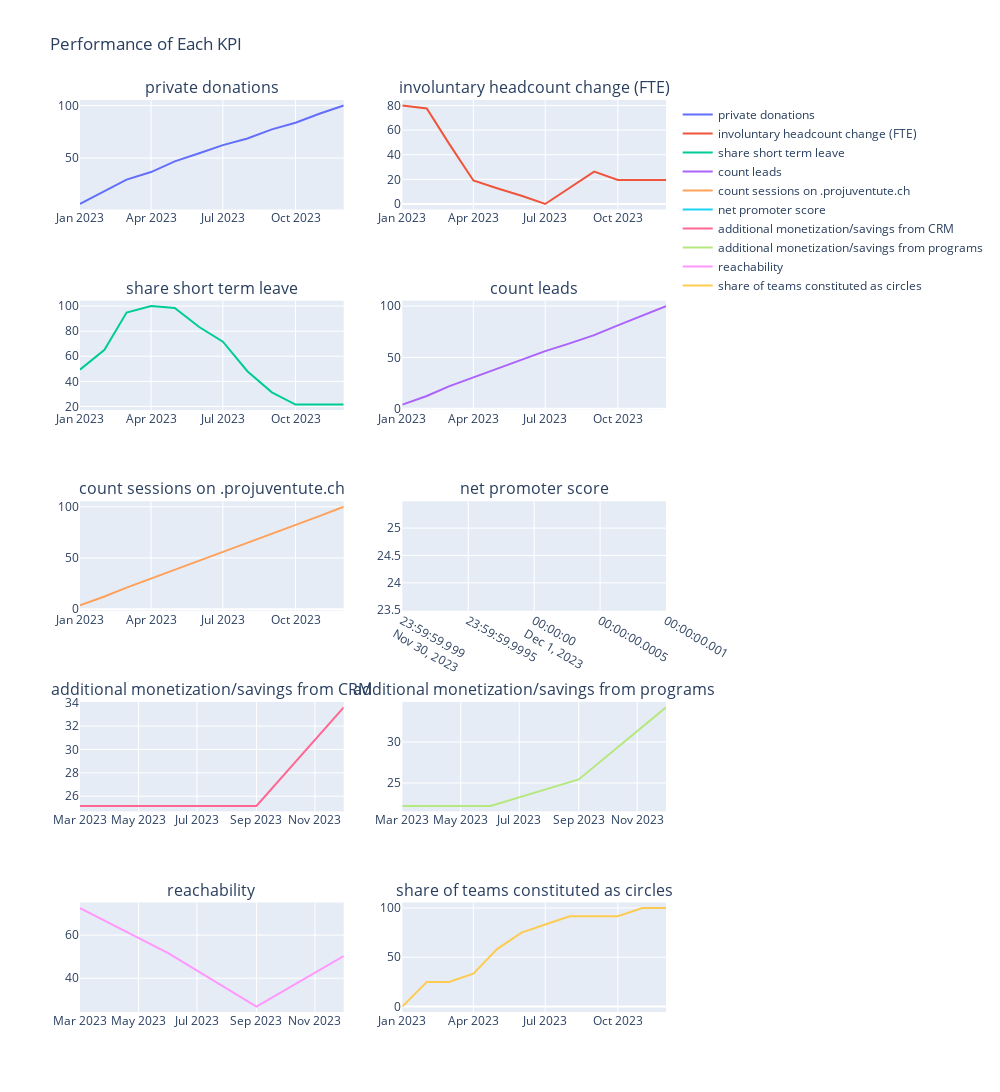

Notebook code for this chart:
### Code cell
# Creating subplots for the time series performance of each KPI 
fig = make_subplots(rows=5, cols=2, subplot_titles=kpis, shared_xaxes=False)

row = 1
col = 1
for kpi in kpis:
    dfKpi = dfNewStructure[(dfNewStructure['kpi'] == kpi)&(dfNewStructure['date']>=pd.to_datetime('2023-01-01'))]
    trace = go.Scatter(x=dfKpi['date'], y=dfKpi['performance'], name=kpi, mode='lines')
    fig.add_trace(trace, row=row, col=col)
    col += 1
    if col > 2:
        col = 1
        row += 1

fig.update_layout(height=1200, width=1000, title_text='Performance of Each KPI')
fig.show()

### Figure 1 — Plotly figure (JSON) as saved in the notebook; plotly's stock layout.template omitted (floating-point values rounded to 4 significant figures)
{"data": [{"mode": "lines", "name": "private donations", "type": "scatter", "x": ["2023-01-01T00:00:00", "2023-02-01T00:00:00", "2023-03-01T00:00:00", "2023-04-01T00:00:00", "2023-05-01T00:00:00", "2023-06-01T00:00:00", "2023-07-01T00:00:00", "2023-08-01T00:00:00", "2023-09-01T00:00:00", "2023-10-01T00:00:00", "2023-11-01T00:00:00", "2023-12-01T00:00:00"], "xaxis": "x", "y": [6.365, 18.54, 29.47, 36.71, 46.91, 54.6, 62.32, 68.57, 77.32, 83.57, 92.32, 100], "yaxis": "y"}, {"mode": "lines", "name": "involuntary headcount change (FTE)", "type": "scatter", "x": ["2023-01-01T00:00:00", "2023-02-01T00:00:00", "2023-03-01T00:00:00", "2023-04-01T00:00:00", "2023-05-01T00:00:00", "2023-06-01T00:00:00", "2023-07-01T00:00:00", "2023-08-01T00:00:00", "2023-09-01T00:00:00", "2023-10-01T00:00:00", "2023-11-01T00:00:00", "2023-12-01T00:00:00"], "xaxis": "x2", "y": [79.99, 77.57, 49.2, 19.07, 12.8, 6.666, 0, 13.47, 26.27, 19.47, 19.47, 19.47], "yaxis": "y2"}, {"mode": "lines", "name": "share short term leave", "type": "scatter", "x": ["2023-01-01T00:00:00", "2023-02-01T00:00:00", "2023-03-01T00:00:00", "2023-04-01T00:00:00", "2023-05-01T00:00:00", "2023-06-01T00:00:00", "2023-07-01T00:00:00", "2023-08-01T00:00:00", "2023-09-01T00:00:00", "2023-10-01T00:00:00", "2023-11-01T00:00:00", "2023-12-01T00:00:00"], "xaxis": "x3", "y": [49.34, 65.12, 94.91, 100, 98.49, 83.31, 71.63, 48.06, 31.28, 21.47, 21.47, 21.47], "yaxis": "y3"}, {"mode": "lines", "name": "count leads", "type": "scatter", "x": ["2023-01-01T00:00:00", "2023-02-01T00:00:00", "2023-03-01T00:00:00", "2023-04-01T00:00:00", "2023-05-01T00:00:00", "2023-06-01T00:00:00", "2023-07-01T00:00:00", "2023-08-01T00:00:00", "2023-09-01T00:00:00", "2023-10-01T00:00:00", "2023-11-01T00:00:00", "2023-12-01T00:00:00"], "xaxis": "x4", "y": [4.116, 12.46, 21.91, 30.56, 39.27, 48.16, 56.16, 63.69, 71.79, 81.19, 90.6, 100], "yaxis": "y4"}, {"mode": "lines", "name": "count sessions on .projuventute.ch", "type": "scatter", "x": ["2023-01-01T00:00:00", "2023-02-01T00:00:00", "2023-03-01T00:00:00", "2023-04-01T00:00:00", "2023-05-01T00:00:00", "2023-06-01T00:00:00", "2023-07-01T00:00:00", "2023-08-01T00:00:00", "2023-09-01T00:00:00", "2023-10-01T00:00:00", "2023-11-01T00:00:00", "2023-12-01T00:00:00"], "xaxis": "x5", "y": [3.808, 12.36, 21.07, 29.93, 38.41, 46.93, 55.58, 64.37, 73.2, 82.14, 91.07, 100], "yaxis": "y5"}, {"mode": "lines", "name": "net promoter score", "type": "scatter", "x": ["2023-12-01T00:00:00"], "xaxis": "x6", "y": [24.49], "yaxis": "y6"}, {"mode": "lines", "name": "additional monetization/savings from CRM", "type": "scatter", "x": ["2023-03-01T00:00:00", "2023-06-01T00:00:00", "2023-09-01T00:00:00", "2023-12-01T00:00:00"], "xaxis": "x7", "y": [25.17, 25.17, 25.17, 33.6], "yaxis": "y7"}, {"mode": "lines", "name": "additional monetization/savings from programs", "type": "scatter", "x": ["2023-03-01T00:00:00", "2023-06-01T00:00:00", "2023-09-01T00:00:00", "2023-12-01T00:00:00"], "xaxis": "x8", "y": [22.21, 22.21, 25.44, 34.22], "yaxis": "y8"}, {"mode": "lines", "name": "reachability", "type": "scatter", "x": ["2023-03-01T00:00:00", "2023-06-01T00:00:00", "2023-09-01T00:00:00", "2023-12-01T00:00:00"], "xaxis": "x9", "y": [72.57, 51.62, 26.86, 50.29], "yaxis": "y9"}, {"mode": "lines", "name": "share of teams constituted as circles", "type": "scatter", "x": ["2023-01-01T00:00:00", "2023-02-01T00:00:00", "2023-03-01T00:00:00", "2023-04-01T00:00:00", "2023-05-01T00:00:00", "2023-06-01T00:00:00", "2023-07-01T00:00:00", "2023-08-01T00:00:00", "2023-09-01T00:00:00", "2023-10-01T00:00:00", "2023-11-01T00:00:00", "2023-12-01T00:00:00"], "xaxis": "x10", "y": [0, 25, 25, 33.33, 58.33, 75, 83.33, 91.67, 91.67, 91.67, 100, 100], "yaxis": "y10"}], "layout": {"annotations": [{"font": {"size": 16}, "showarrow": false, "text": "private donations", "x": 0.225, "xanchor": "center", "xref": "paper", "y": 1, "yanchor": "bottom", "yref": "paper"}, {"font": {"size": 16}, "showarrow": false, "text": "involuntary headcount change (FTE)", "x": 0.775, "xanchor": "center", "xref": "paper", "y": 1, "yanchor": "bottom", "yref": "paper"}, {"font": {"size": 16}, "showarrow": false, "text": "share short term leave", "x": 0.225, "xanchor": "center", "xref": "paper", "y": 0.78, "yanchor": "bottom", "yref": "paper"}, {"font": {"size": 16}, "showarrow": false, "text": "count leads", "x": 0.775, "xanchor": "center", "xref": "paper", "y": 0.78, "yanchor": "bottom", "yref": "paper"}, {"font": {"size": 16}, "showarrow": false, "text": "count sessions on .projuventute.ch", "x": 0.225, "xanchor": "center", "xref": "paper", "y": 0.56, "yanchor": "bottom", "yref": "paper"}, {"font": {"size": 16}, "showarrow": false, "text": "net promoter score", "x": 0.775, "xanchor": "center", "xref": "paper", "y": 0.56, "yanchor": "bottom", "yref": "paper"}, {"font": {"size": 16}, "showarrow": false, "text": "additional monetization/savings from CRM", "x": 0.225, "xanchor": "center", "xref": "paper", "y": 0.34, "yanchor": "bottom", "yref": "paper"}, {"font": {"size": 16}, "showarrow": false, "text": "additional monetization/savings from programs", "x": 0.775, "xanchor": "center", "xref": "paper", "y": 0.34, "yanchor": "bottom", "yref": "paper"}, {"font": {"size": 16}, "showarrow": false, "text": "reachability", "x": 0.225, "xanchor": "center", "xref": "paper", "y": 0.12, "yanchor": "bottom", "yref": "paper"}, {"font": {"size": 16}, "showarrow": false, "text": "share of teams constituted as circles", "x": 0.775, "xanchor": "center", "xref": "paper", "y": 0.12, "yanchor": "bottom", "yref": "paper"}], "height": 1200, "title": {"text": "Performance of Each KPI"}, "width": 1000, "xaxis": {"anchor": "y", "domain": [0, 0.45]}, "xaxis10": {"anchor": "y10", "domain": [0.55, 1]}, "xaxis2": {"anchor": "y2", "domain": [0.55, 1]}, "xaxis3": {"anchor": "y3", "domain": [0, 0.45]}, "xaxis4": {"anchor": "y4", "domain": [0.55, 1]}, "xaxis5": {"anchor": "y5", "domain": [0, 0.45]}, "xaxis6": {"anchor": "y6", "domain": [0.55, 1]}, "xaxis7": {"anchor": "y7", "domain": [0, 0.45]}, "xaxis8": {"anchor": "y8", "domain": [0.55, 1]}, "xaxis9": {"anchor": "y9", "domain": [0, 0.45]}, "yaxis": {"anchor": "x", "domain": [0.88, 1]}, "yaxis10": {"anchor": "x10", "domain": [0, 0.12]}, "yaxis2": {"anchor": "x2", "domain": [0.88, 1]}, "yaxis3": {"anchor": "x3", "domain": [0.66, 0.78]}, "yaxis4": {"anchor": "x4", "domain": [0.66, 0.78]}, "yaxis5": {"anchor": "x5", "domain": [0.44, 0.56]}, "yaxis6": {"anchor": "x6", "domain": [0.44, 0.56]}, "yaxis7": {"anchor": "x7", "domain": [0.22, 0.34]}, "yaxis8": {"anchor": "x8", "domain": [0.22, 0.34]}, "yaxis9": {"anchor": "x9", "domain": [0, 0.12]}}}
